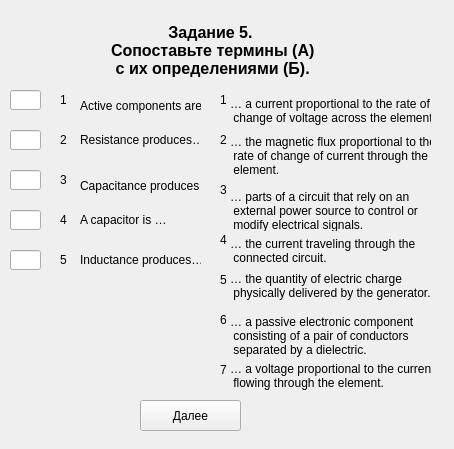
<?xml version="1.0" encoding="UTF-8"?>
<ui version="4.0">
 <class>Zadanie5_part2_var1</class>
 <widget class="QWidget" name="Zadanie5_part2_var1">
  <property name="geometry">
   <rect>
    <x>0</x>
    <y>0</y>
    <width>454</width>
    <height>449</height>
   </rect>
  </property>
  <property name="windowTitle">
   <string>Form</string>
  </property>
  <widget class="QLabel" name="label_title">
   <property name="geometry">
    <rect>
     <x>20</x>
     <y>20</y>
     <width>381</width>
     <height>61</height>
    </rect>
   </property>
   <property name="font">
    <font>
     <pointsize>12</pointsize>
     <weight>75</weight>
     <bold>true</bold>
     <strikeout>false</strikeout>
    </font>
   </property>
   <property name="cursor">
    <cursorShape>ArrowCursor</cursorShape>
   </property>
   <property name="text">
    <string>Задание 5.
 Сопоставьте термины (А)
 с их определениями (Б).</string>
   </property>
   <property name="textFormat">
    <enum>Qt::AutoText</enum>
   </property>
   <property name="alignment">
    <set>Qt::AlignCenter</set>
   </property>
  </widget>
  <widget class="QLabel" name="label_word_5">
   <property name="geometry">
    <rect>
     <x>80</x>
     <y>250</y>
     <width>121</width>
     <height>20</height>
    </rect>
   </property>
   <property name="text">
    <string>Inductance produces…</string>
   </property>
  </widget>
  <widget class="QLineEdit" name="lineEdit_answer_3">
   <property name="geometry">
    <rect>
     <x>10</x>
     <y>170</y>
     <width>31</width>
     <height>20</height>
    </rect>
   </property>
  </widget>
  <widget class="QPushButton" name="pushButton_answer">
   <property name="geometry">
    <rect>
     <x>140</x>
     <y>400</y>
     <width>101</width>
     <height>31</height>
    </rect>
   </property>
   <property name="text">
    <string>Далее</string>
   </property>
  </widget>
  <widget class="QLabel" name="label_number_1">
   <property name="geometry">
    <rect>
     <x>60</x>
     <y>90</y>
     <width>16</width>
     <height>20</height>
    </rect>
   </property>
   <property name="text">
    <string>1</string>
   </property>
  </widget>
  <widget class="QLabel" name="label_number_4">
   <property name="geometry">
    <rect>
     <x>60</x>
     <y>210</y>
     <width>16</width>
     <height>20</height>
    </rect>
   </property>
   <property name="text">
    <string>4</string>
   </property>
  </widget>
  <widget class="QLabel" name="label_word_3">
   <property name="geometry">
    <rect>
     <x>80</x>
     <y>170</y>
     <width>121</width>
     <height>31</height>
    </rect>
   </property>
   <property name="text">
    <string>Capacitance produces …</string>
   </property>
  </widget>
  <widget class="QLabel" name="label_word_4">
   <property name="geometry">
    <rect>
     <x>80</x>
     <y>210</y>
     <width>111</width>
     <height>20</height>
    </rect>
   </property>
   <property name="text">
    <string>A capacitor is …</string>
   </property>
  </widget>
  <widget class="QLabel" name="label_word_1">
   <property name="geometry">
    <rect>
     <x>80</x>
     <y>90</y>
     <width>121</width>
     <height>31</height>
    </rect>
   </property>
   <property name="text">
    <string>Active components are…</string>
   </property>
  </widget>
  <widget class="QLabel" name="label_word_2">
   <property name="geometry">
    <rect>
     <x>80</x>
     <y>130</y>
     <width>121</width>
     <height>20</height>
    </rect>
   </property>
   <property name="text">
    <string>Resistance produces…</string>
   </property>
  </widget>
  <widget class="QLineEdit" name="lineEdit_answer_4">
   <property name="geometry">
    <rect>
     <x>10</x>
     <y>210</y>
     <width>31</width>
     <height>20</height>
    </rect>
   </property>
  </widget>
  <widget class="QLineEdit" name="lineEdit_answer_2">
   <property name="geometry">
    <rect>
     <x>10</x>
     <y>130</y>
     <width>31</width>
     <height>20</height>
    </rect>
   </property>
  </widget>
  <widget class="QLineEdit" name="lineEdit_answer_1">
   <property name="geometry">
    <rect>
     <x>10</x>
     <y>90</y>
     <width>31</width>
     <height>20</height>
    </rect>
   </property>
   <property name="text">
    <string/>
   </property>
  </widget>
  <widget class="QLabel" name="label_number_2">
   <property name="geometry">
    <rect>
     <x>60</x>
     <y>130</y>
     <width>16</width>
     <height>20</height>
    </rect>
   </property>
   <property name="text">
    <string>2</string>
   </property>
  </widget>
  <widget class="QLabel" name="label_number_5">
   <property name="geometry">
    <rect>
     <x>60</x>
     <y>250</y>
     <width>16</width>
     <height>20</height>
    </rect>
   </property>
   <property name="text">
    <string>5</string>
   </property>
  </widget>
  <widget class="QLabel" name="label_number_3">
   <property name="geometry">
    <rect>
     <x>60</x>
     <y>170</y>
     <width>16</width>
     <height>20</height>
    </rect>
   </property>
   <property name="text">
    <string>3</string>
   </property>
  </widget>
  <widget class="QLineEdit" name="lineEdit_answer_5">
   <property name="geometry">
    <rect>
     <x>10</x>
     <y>250</y>
     <width>31</width>
     <height>20</height>
    </rect>
   </property>
  </widget>
  <widget class="QLabel" name="label_word_17">
   <property name="geometry">
    <rect>
     <x>230</x>
     <y>230</y>
     <width>201</width>
     <height>41</height>
    </rect>
   </property>
   <property name="text">
    <string>… the current traveling through the
 connected circuit.</string>
   </property>
  </widget>
  <widget class="QLabel" name="label_word_20">
   <property name="geometry">
    <rect>
     <x>230</x>
     <y>360</y>
     <width>201</width>
     <height>31</height>
    </rect>
   </property>
   <property name="text">
    <string>… a voltage proportional to the current
 flowing through the element.</string>
   </property>
  </widget>
  <widget class="QLabel" name="label_word_23">
   <property name="geometry">
    <rect>
     <x>230</x>
     <y>190</y>
     <width>201</width>
     <height>41</height>
    </rect>
   </property>
   <property name="text">
    <string>… parts of a circuit that rely on an
 external power source to control or
 modify electrical signals.</string>
   </property>
  </widget>
  <widget class="QLabel" name="label_word_24">
   <property name="geometry">
    <rect>
     <x>230</x>
     <y>310</y>
     <width>201</width>
     <height>51</height>
    </rect>
   </property>
   <property name="text">
    <string>… a passive electronic component
 consisting of a pair of conductors
 separated by a dielectric.</string>
   </property>
  </widget>
  <widget class="QLabel" name="label_word_26">
   <property name="geometry">
    <rect>
     <x>230</x>
     <y>270</y>
     <width>201</width>
     <height>31</height>
    </rect>
   </property>
   <property name="text">
    <string>… the quantity of electric charge
 physically delivered by the generator.</string>
   </property>
  </widget>
  <widget class="QLabel" name="label_word_29">
   <property name="geometry">
    <rect>
     <x>230</x>
     <y>90</y>
     <width>201</width>
     <height>41</height>
    </rect>
   </property>
   <property name="text">
    <string>… a current proportional to the rate of
 change of voltage across the element.</string>
   </property>
  </widget>
  <widget class="QLabel" name="label_word_30">
   <property name="geometry">
    <rect>
     <x>230</x>
     <y>130</y>
     <width>201</width>
     <height>51</height>
    </rect>
   </property>
   <property name="text">
    <string>… the magnetic flux proportional to the
 rate of change of current through the
 element.</string>
   </property>
  </widget>
  <widget class="QLabel" name="label_number_6">
   <property name="geometry">
    <rect>
     <x>220</x>
     <y>90</y>
     <width>16</width>
     <height>20</height>
    </rect>
   </property>
   <property name="text">
    <string>1</string>
   </property>
  </widget>
  <widget class="QLabel" name="label_number_7">
   <property name="geometry">
    <rect>
     <x>220</x>
     <y>130</y>
     <width>16</width>
     <height>20</height>
    </rect>
   </property>
   <property name="text">
    <string>2</string>
   </property>
  </widget>
  <widget class="QLabel" name="label_number_8">
   <property name="geometry">
    <rect>
     <x>220</x>
     <y>270</y>
     <width>16</width>
     <height>20</height>
    </rect>
   </property>
   <property name="text">
    <string>5</string>
   </property>
  </widget>
  <widget class="QLabel" name="label_number_9">
   <property name="geometry">
    <rect>
     <x>220</x>
     <y>180</y>
     <width>16</width>
     <height>20</height>
    </rect>
   </property>
   <property name="text">
    <string>3</string>
   </property>
  </widget>
  <widget class="QLabel" name="label_number_10">
   <property name="geometry">
    <rect>
     <x>220</x>
     <y>230</y>
     <width>16</width>
     <height>20</height>
    </rect>
   </property>
   <property name="text">
    <string>4</string>
   </property>
  </widget>
  <widget class="QLabel" name="label_number_11">
   <property name="geometry">
    <rect>
     <x>220</x>
     <y>310</y>
     <width>16</width>
     <height>20</height>
    </rect>
   </property>
   <property name="text">
    <string>6</string>
   </property>
  </widget>
  <widget class="QLabel" name="label_number_12">
   <property name="geometry">
    <rect>
     <x>220</x>
     <y>360</y>
     <width>16</width>
     <height>20</height>
    </rect>
   </property>
   <property name="text">
    <string>7</string>
   </property>
  </widget>
  <widget class="QLabel" name="label_timer">
   <property name="geometry">
    <rect>
     <x>260</x>
     <y>400</y>
     <width>171</width>
     <height>31</height>
    </rect>
   </property>
   <property name="text">
    <string/>
   </property>
  </widget>
  <widget class="QLabel" name="label_img">
   <property name="geometry">
    <rect>
     <x>0</x>
     <y>0</y>
     <width>461</width>
     <height>451</height>
    </rect>
   </property>
   <property name="text">
    <string/>
   </property>
   <property name="pixmap">
    <pixmap>../../../img/for_test3.jpg</pixmap>
   </property>
  </widget>
  <zorder>label_img</zorder>
  <zorder>label_title</zorder>
  <zorder>label_word_5</zorder>
  <zorder>lineEdit_answer_3</zorder>
  <zorder>pushButton_answer</zorder>
  <zorder>label_number_1</zorder>
  <zorder>label_number_4</zorder>
  <zorder>label_word_3</zorder>
  <zorder>label_word_4</zorder>
  <zorder>label_word_1</zorder>
  <zorder>label_word_2</zorder>
  <zorder>lineEdit_answer_4</zorder>
  <zorder>lineEdit_answer_2</zorder>
  <zorder>lineEdit_answer_1</zorder>
  <zorder>label_number_2</zorder>
  <zorder>label_number_5</zorder>
  <zorder>label_number_3</zorder>
  <zorder>lineEdit_answer_5</zorder>
  <zorder>label_word_17</zorder>
  <zorder>label_word_20</zorder>
  <zorder>label_word_23</zorder>
  <zorder>label_word_24</zorder>
  <zorder>label_word_26</zorder>
  <zorder>label_word_29</zorder>
  <zorder>label_word_30</zorder>
  <zorder>label_number_6</zorder>
  <zorder>label_number_7</zorder>
  <zorder>label_number_8</zorder>
  <zorder>label_number_9</zorder>
  <zorder>label_number_10</zorder>
  <zorder>label_number_11</zorder>
  <zorder>label_number_12</zorder>
  <zorder>label_timer</zorder>
 </widget>
 <resources/>
 <connections/>
</ui>
